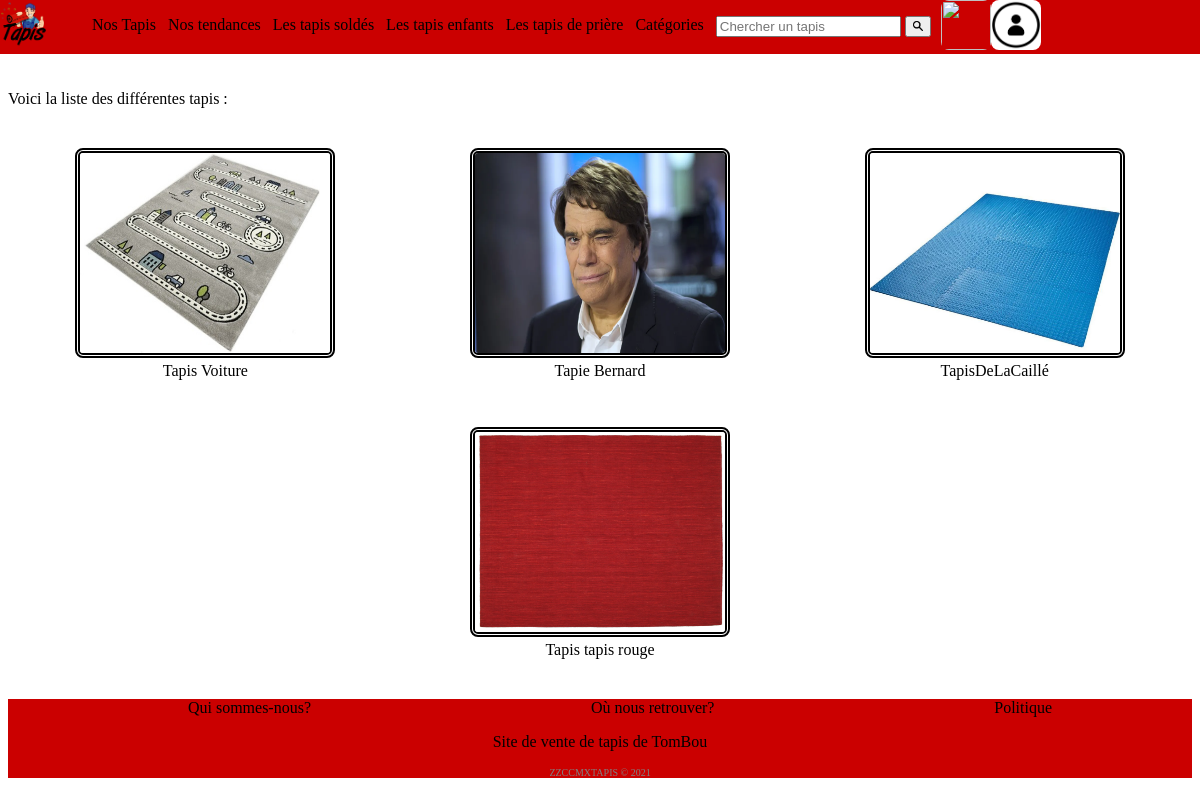
The page /index.php?action=readAllFromCategorie&categorie=Tendance&controller=tapis on the database its author committed.
### tables this page shows
CREATE TABLE `p_tapis` (
  `id_tapis` int(32) NOT NULL,
  `nom_tapis` varchar(64) NOT NULL,
  `largeur` float NOT NULL,
  `longueur` float NOT NULL,
  `prix` float NOT NULL,
  `coefficient_solde` float NOT NULL DEFAULT '1',
  `marque` varchar(32) NOT NULL,
  `stock` int(11) NOT NULL
);

### index.php (called while the page is built, shortened)
<?php
require_once 'controller/routeur.php';
?>

### config/Conf.php (called while the page is built, shortened)
<?php
class Conf
{
    static private $databases = array('hostname'=>'','database'=>'','login'=>'','password'=>'');
    static public function getLogin(){
        return self::$databases['login'];
    }
    static public function getHostname(){
        return self::$databases['hostname'];
    }
    static public function getDataBase(){
        return self::$databases['database'];
    }
    static public function getPassword(){
        return self::$databases['password'];
    }
}

### model/Model.php (called while the page is built, shortened)
<?php
    class Model {
        private static $pdo = NULL;
        public static function init(){
            $login = Conf::getLogin();
            $password = Conf::getPassword();
            $hostname = Conf::getHostname();
            $database_name = Conf::getDatabase();
            try{
                self::$pdo = new PDO("mysql:host=$hostname;dbname=$database_name", $login, $password,
                         array(PDO::MYSQL_ATTR_INIT_COMMAND => "SET NAMES utf8"));
                self::$pdo->setAttribute(PDO::ATTR_ERRMODE, PDO::ERRMODE_EXCEPTION);
            }
            catch(PDOException $e) {
                  if (Conf::getDebug()) {
                    echo $e->getMessage();
                    }
                    else {
                        echo 'Une erreur est survenue <a href=""> retour a la page d\'accueil </a>';
                    }
                die();
            }
        }
        public static function getPDO(){
            return self::$pdo;
        }
    }
?>

### model/ModelTapis.php (called while the page is built, shortened)
<?php
    require_once 'Model.php';
    class ModelTapis extends Model
    {
        private $id_tapis;
        private $nom_tapis;
        public function getNom_Tapis()
        {
            return $this->nom_tapis;
        }
        public function getId_tapis()
        {
            return $this->id_tapis;
        }
        public static function selectAllTapisFromCategorie($categorie)
        {
            try {
                $sql = "SELECT pt.id_tapis, pt.nom_tapis, pt.largeur, pt.longueur, pt.prix, pt.marque, pt.stock
                        FROM p_categories pc
                        JOIN p_ligne_categorie plc ON plc.id_categorie = pc.id_categorie
                        JOIN p_tapis pt ON pt.id_tapis = plc.id_tapis
                        WHERE nom_categorie =:categorie";
                $req_prep = Model::getPDO()->prepare($sql);
                $values = array(
                    'categorie' => $categorie
                );
                $req_prep->execute($values);
                $req_prep->setFetchMode(PDO::FETCH_CLASS, "ModelTapis");
                $tab = $req_prep->fetchAll();
                return $tab;
            } catch (PDOException $e) {
                return false;
                if (Conf::getDebug()) {
                    echo $e->getMessage();
                } else {
                    echo 'Une erreur est survenue <a href=""> retour a la page d\'accueil </a>';
                }
                die();
            }
        }
    }
?>

### view/tapis/list.php (the view, shortened to what this page needs)
<?php
    echo "<link href='css/list.css' rel='stylesheet' type='text/css' media='all' />";
    echo "<p> Voici la liste des différentes tapis : </p>";
    echo "<section class='products'>";
        foreach ($tab_tapis as $tapis) {
            echo "<div class='product-card'>";
                echo "<div>";
                    $nom_tapis = $tapis->getNom_tapis();
                    $id_tapis_echappee = rawurlencode($tapis->getId_tapis());
                    echo "<a  href='index.php?action=read&id_tapis=$id_tapis_echappee&controller=tapis'><img src='ressources/$id_tapis_echappee.jpg'></a>";
                    echo "</div>";
                    echo "<div>";
                    echo "<a href='index.php?action=read&id_tapis=$id_tapis_echappee&controller=tapis'>$nom_tapis</a><br>";
                    echo "</div>";
                echo "</div>";
        }
        echo "</section>";
?>

### css/general.css (style rules this page uses)
body { margin-top:60px; }
img { width: 250px; height: 200px; }
a img { border-radius: 8px; border: thick double black; }
a { color: black; outline: none; text-decoration: none; }

### css/list.css (style rules this page uses)
.products { align-items: center; text-align: center; display: flex; flex-wrap: wrap; }
.product-card { padding: 2%; flex-grow: 1; flex-basis: 16%; }

### rows shown on the page
p_tapis: shows a picture, nom_tapis "Tapis Voiture"
p_tapis: shows a picture, nom_tapis "Tapie Bernard"
p_tapis: shows a picture, nom_tapis "TapisDeLaCaillé"
p_tapis: shows a picture, nom_tapis "Tapis tapis rouge"
